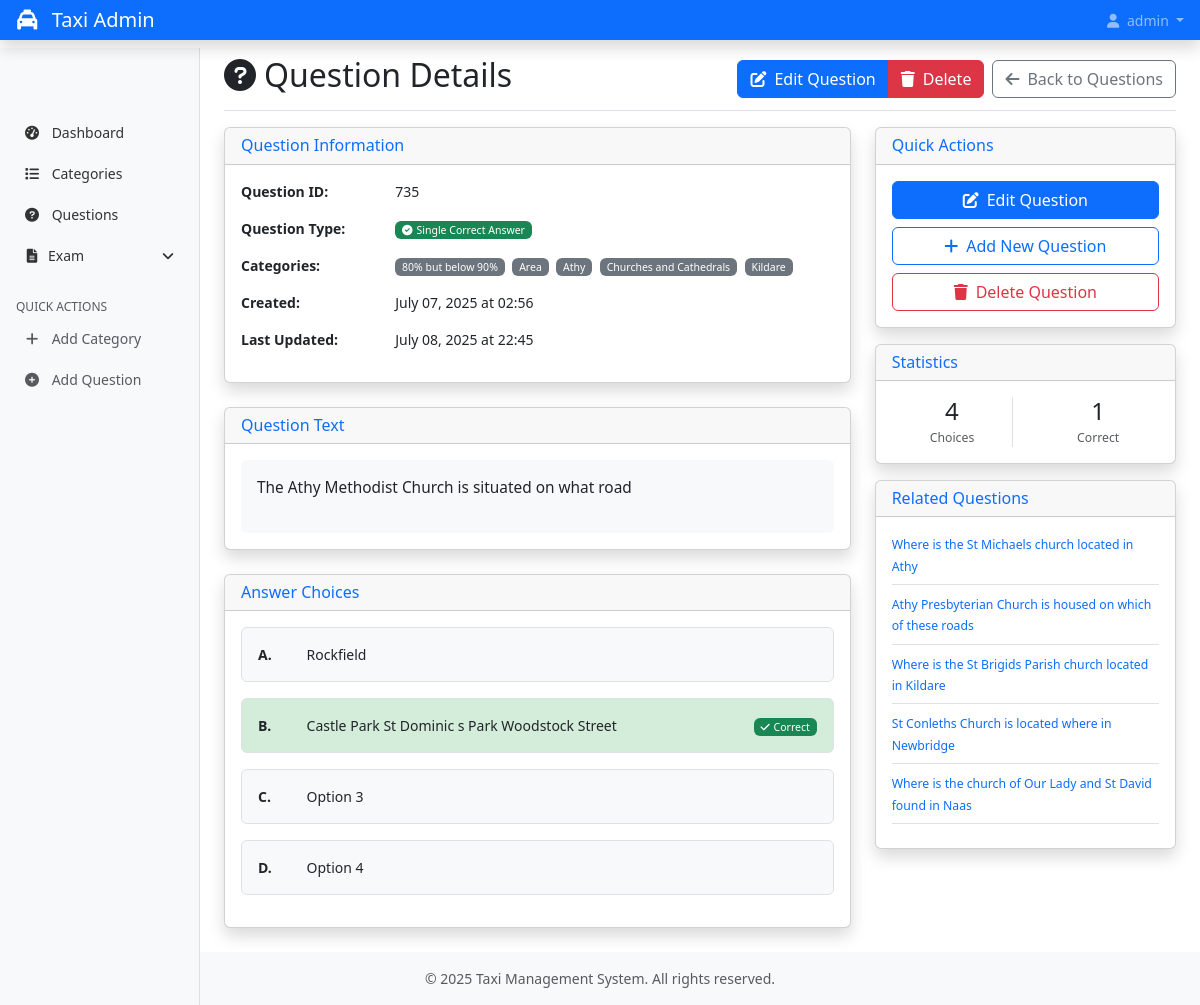
Screenshot of /questions/735/ (signed in) with the database file from the repository.
### taxi/models.py (models this page shows, shortened)
class Question(models.Model):
    SINGLE = 'single'
    MULTIPLE = 'multiple'
    QUESTION_TYPES = [
        (SINGLE, 'Single Correct Answer'),
        (MULTIPLE, 'Multiple Correct Answers'),
    ]
    question_text = models.TextField()
    question_type = models.CharField(max_length=10, choices=QUESTION_TYPES, default=SINGLE)
    categories = models.ManyToManyField(Category, related_name='questions')
    created_at = models.DateTimeField(auto_now_add=True)
    updated_at = models.DateTimeField(auto_now=True)
    class Meta:
        ordering = ['-created_at']

class Category(models.Model):
    name = models.CharField(max_length=100)
    parent = models.ForeignKey('self', on_delete=models.CASCADE, null=True, blank=True, related_name='subcategories')
    description = models.TextField(blank=True, null=True)
    is_active = models.BooleanField(default=True)
    created_at = models.DateTimeField(auto_now_add=True)
    updated_at = models.DateTimeField(auto_now=True)
    class Meta:
        verbose_name_plural = "Categories"
        ordering = ['name']

class Choice(models.Model):
    question = models.ForeignKey(Question, on_delete=models.CASCADE, related_name='choices')
    option_label = models.CharField(max_length=1)  # A, B, C, D
    choice_text = models.CharField(max_length=255)
    is_correct = models.BooleanField(default=False)
    class Meta:
        unique_together = ('question', 'option_label')  # A, B, C, D unique per question

### taxi/views.py (the view)
# urls.py: path('questions/<int:question_id>/', views.question_detail, name='question_detail'),
@login_required
def question_detail(request, question_id):
    question = get_object_or_404(Question.objects.prefetch_related('categories', 'choices'), id=question_id)
    related_questions = Question.objects.filter(
        categories__in=question.categories.all()
    ).exclude(id=question.id).distinct()[:5]
    correct_answers_count = question.choices.filter(is_correct=True).count()
    total_choices = question.choices.count()
    context = {
        'question': question,
        'related_questions': related_questions,
        'correct_answers_count': correct_answers_count,
        'total_choices': total_choices,
    }
    return render(request, 'admin/question_detail.html', context)

### templates/admin/question_detail.html (shortened to what this page needs)
{% extends 'admin/base.html' %}
{% load static %}
{% load taxi_extras %}
{% block content %}
<div class="d-flex justify-content-between flex-wrap flex-md-nowrap align-items-center pt-3 pb-2 mb-3 border-bottom">
    <h1 class="h2">
        <i class="fas fa-question-circle me-2"></i>Question Details
    </h1>
    <div class="btn-toolbar mb-2 mb-md-0">
        <div class="btn-group me-2">
            <a href="{% url 'question_edit' question.id %}" class="btn btn-primary">
                <i class="fas fa-edit me-2"></i>Edit Question
            </a>
            <button type="button" class="btn btn-danger" onclick="deleteQuestion({{ question.id }}, '{{ question.question_text|truncatechars:50 }}')">
                <i class="fas fa-trash me-2"></i>Delete
            </button>
        </div>
        <a href="{% url 'question_list' %}" class="btn btn-outline-secondary">
            <i class="fas fa-arrow-left me-2"></i>Back to Questions
        </a>
    </div>
</div>
<div class="row">
    <div class="col-lg-8">
        <div class="card shadow">
            <div class="card-header">
                <h6 class="m-0 font-weight-bold text-primary">Question Information</h6>
            </div>
            <div class="card-body">
                <div class="row mb-3">
                    <div class="col-md-3">
                        <strong>Question ID:</strong>
                    </div>
                    <div class="col-md-9">
                        {{ question.id }}
                    </div>
                </div>
                <div class="row mb-3">
                    <div class="col-md-3">
                        <strong>Question Type:</strong>
                    </div>
                    <div class="col-md-9">
                        {% if question.question_type == 'single' %}
                            <span class="badge bg-success">
                                <i class="fas fa-check-circle me-1"></i>Single Correct Answer
                            </span>
                        {% else %}
                            <span class="badge bg-info">
                                <i class="fas fa-check-double me-1"></i>Multiple Correct Answers
                            </span>
                        {% endif %}
                    </div>
                </div>
                <div class="row mb-3">
                    <div class="col-md-3">
                        <strong>Categories:</strong>
                    </div>
                    <div class="col-md-9">
                        {% for category in question.categories.all %}
                            <span class="badge bg-secondary me-1">{{ category.name }}</span>
                        {% empty %}
                            <span class="text-muted">No categories assigned</span>
                        {% endfor %}
                    </div>
                </div>
                <div class="row mb-3">
                    <div class="col-md-3">
                        <strong>Created:</strong>
                    </div>
                    <div class="col-md-9">
                        {{ question.created_at|date:"F d, Y \a\t H:i" }}
                    </div>
                </div>
                <div class="row mb-3">
                    <div class="col-md-3">
                        <strong>Last Updated:</strong>
                    </div>
                    <div class="col-md-9">
                        {{ question.updated_at|date:"F d, Y \a\t H:i" }}
                    </div>
                </div>
            </div>
        </div>
        <div class="card shadow mt-4">
            <div class="card-header">
                <h6 class="m-0 font-weight-bold text-primary">Question Text</h6>
            </div>
            <div class="card-body">
                <div class="question-display p-3 bg-light rounded">
                    {{ question.question_text|linebreaks }}
                </div>
            </div>
        </div>
        <div class="card shadow mt-4">
            <div class="card-header">
                <h6 class="m-0 font-weight-bold text-primary">Answer Choices</h6>
            </div>
            <div class="card-body">
                {% for choice in question.choices.all %}
                    <div class="choice-item mb-3 p-3 border rounded {% if choice.is_correct %}correct-choice{% endif %}">
                        <div class="row align-items-center">
                            <div class="col-md-1">
                                <strong>{{ choice.option_label }}.</strong>
                            </div>
                            <div class="col-md-9">
                                {{ choice.choice_text }}
                            </div>
                            <div class="col-md-2 text-end">
                                {% if choice.is_correct %}
                                    <span class="badge bg-success">
                                        <i class="fas fa-check me-1"></i>Correct
                                    </span>
                                {% endif %}
                            </div>
                        </div>
                    </div>
                {% empty %}
                    <div class="alert alert-warning">
                        <i class="fas fa-exclamation-triangle me-2"></i>
                        No answer choices have been added to this question yet.
                    </div>
                {% endfor %}
            </div>
        </div>
    </div>
    <div class="col-lg-4">
        <div class="card shadow">
            <div class="card-header">
                <h6 class="m-0 font-weight-bold text-primary">Quick Actions</h6>
            </div>
            <div class="card-body">
                <div class="d-grid gap-2">
                    <a href="{% url 'question_edit' question.id %}" class="btn btn-primary">
                        <i class="fas fa-edit me-2"></i>Edit Question
                    </a>
                    <a href="{% url 'question_create' %}" class="btn btn-outline-primary">
                        <i class="fas fa-plus me-2"></i>Add New Question
                    </a>
                    <button type="button" class="btn btn-outline-danger" onclick="deleteQuestion({{ question.id }}, '{{ question.question_text|truncatechars:50 }}')">
                        <i class="fas fa-trash me-2"></i>Delete Question
                    </button>
                </div>
            </div>
        </div>
        <div class="card shadow mt-3">
            <div class="card-header">
                <h6 class="m-0 font-weight-bold text-primary">Statistics</h6>
            </div>
            <div class="card-body">
                <div class="row text-center">
                    <div class="col-6">
                        <div class="border-end">
                            <div class="h4 mb-0">{{ total_choices }}</div>
                            <small class="text-muted">Choices</small>
                        </div>
                    </div>
                    <div class="col-6">
                        <div class="h4 mb-0">{{ correct_answers_count }}</div>
                        <small class="text-muted">Correct</small>
                    </div>
                </div>
            </div>
        </div>
        {% if related_questions %}
        <div class="card shadow mt-3">
            <div class="card-header">
                <h6 class="m-0 font-weight-bold text-primary">Related Questions</h6>
            </div>
            <div class="card-body">
                {% for related in related_questions %}
                    <div class="border-bottom pb-2 mb-2">
                        <a href="{% url 'question_detail' related.id %}" class="text-decoration-none">
                            <small class="text-primary">{{ related.question_text|truncatechars:60 }}</small>
                        </a>
                    </div>
                {% endfor %}
            </div>
        </div>
        {% endif %}
    </div>
</div>
{% endblock %}

### templates/admin/header.html (shortened to what this page needs)
{% load static %}
<header class="navbar navbar-dark sticky-top bg-primary flex-md-nowrap p-0 shadow">
    <a class="navbar-brand col-md-3 col-lg-2 me-0 px-3" href="{% url 'dashboard' %}">
        <i class="fas fa-taxi me-2"></i>
        Taxi Admin
    </a>
    <div class="navbar-nav">
        <div class="nav-item text-nowrap">
            {% if user.is_authenticated %}
                <div class="dropdown">
                    <a class="nav-link px-3 dropdown-toggle" href="#" role="button" data-bs-toggle="dropdown" aria-expanded="false">
                        <i class="fas fa-user me-1"></i>
                        {{ user.username }}
                    </a>
                </div>
            {% endif %}
        </div>
    </div>
</header>

### static/css/admin.css (style rules this page uses)
body { font-size: 0.875rem; }
.badge { font-weight: normal; }

### templates/admin/question_detail.html (style rules this page uses)
.question-display { font-size: 1.1em; line-height: 1.6; }
.choice-item { background-color: #f8f9fa; transition: background-color 0.2s; }
.choice-item.correct-choice { background-color: #d4edda; border-color: #c3e6cb; }

### rows the page displays
Question: id "735", created_at "July 07, 2025 at 02:56", updated_at "July 08, 2025 at 22:45", question_text "The Athy Methodist Church is situated on what road"
Category: name "80% but below 90%"
Category: name "Area"
Category: name "Athy"
Category: name "Churches and Cathedrals"
Category: name "Kildare"
Choice: option_label "A", choice_text "Rockfield"
Choice: option_label "B", choice_text "Castle Park St Dominic s Park Woodstock Street", is_correct True (drawn)
Choice: option_label "C", choice_text "Option 3"
Choice: option_label "D", choice_text "Option 4"
Question: question_text "Where is the St Michaels church located in Athy"
Question: question_text "Athy Presbyterian Church is housed on which of these roads"
Question: question_text "Where is the St Brigids Parish church located in Kildare"
Question: question_text "St Conleths Church is located where in Newbridge"
Question: question_text "Where is the church of Our Lady and St David found in Naas"

### other values shown
{{ user.username }} "admin"
{{ total_choices }} "4"
{{ correct_answers_count }} "1"
